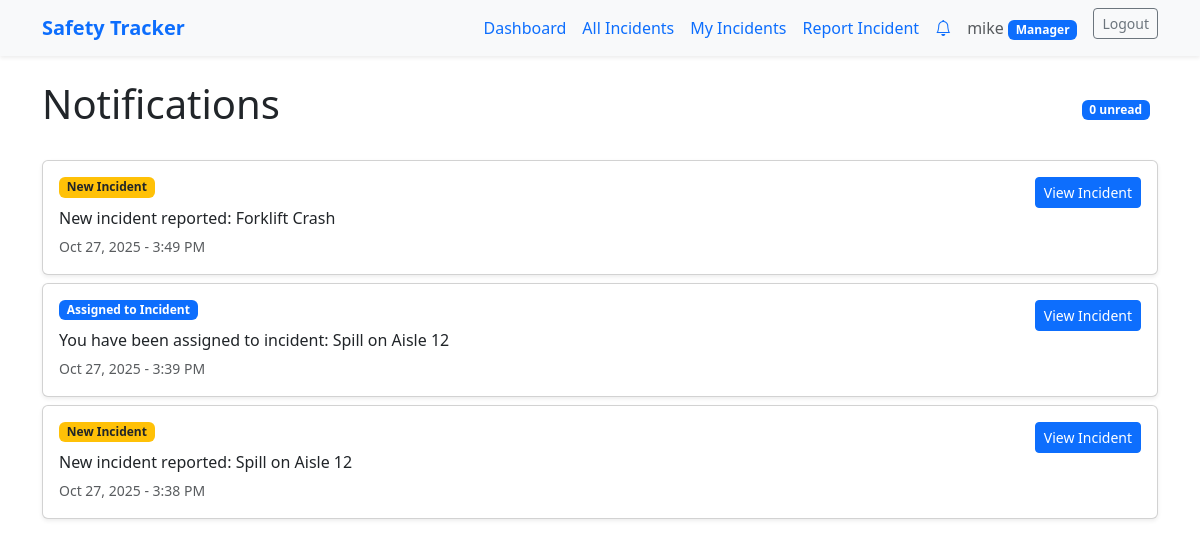
The app's page /incident_reporter/notifications/ (signed in), older data.
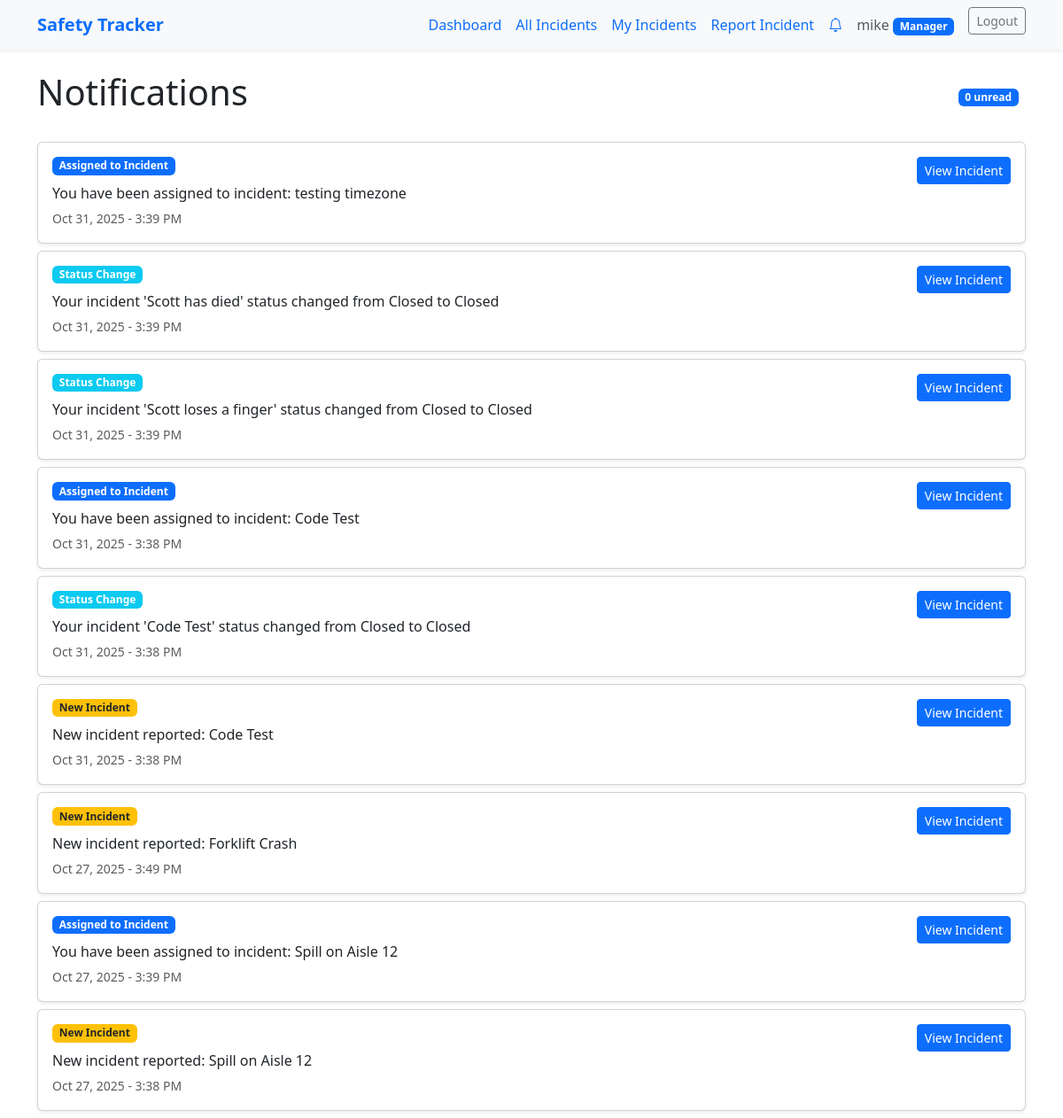
The same page, newer data.
### incident_reporter/models.py (models this page shows, shortened)
class Notification(models.Model):
    NOTIFICATION_TYPES = [
        ('new_incident', 'New Incident'),
        ('status_change', 'Status Change'),
        ('assigned', 'Assigned to Incident'),
    ]
    user = models.ForeignKey(User, on_delete=models.CASCADE, related_name='notifications')
    incident = models.ForeignKey(Incident, on_delete=models.CASCADE, related_name='notifications')
    message = models.CharField(max_length=255)
    notification_type = models.CharField(max_length=20, choices=NOTIFICATION_TYPES)
    is_read = models.BooleanField(default=False)
    created_at = models.DateTimeField(auto_now_add=True)
    class Meta:
        ordering = ['-created_at']

### incident_reporter/views.py (the view)
# urls.py: path('notifications/', views.notifications_list, name='notifications'),
@login_required(login_url='/users/login/')
def notifications_list(request):
    notifications = Notification.objects.filter(user=request.user)
    unread_count = notifications.filter(is_read=False).count()
    context = {
        'notifications': notifications,
        'unread_count': unread_count,
    }
    return render(request, 'incident_reporter/notifications.html', context)

### incident_reporter/context_processors.py (called while the page is built)
def unread_notifications(request):
    if request.user.is_authenticated:
        unread_count = Notification.objects.filter(user=request.user, is_read=False).count()
        return {'unread_notifications_count': unread_count}
    return {'unread_notifications_count': 0}

### users/models.py (called while the page is built)
    def is_manager(self):
        return self.role == 'manager'

### incident_reporter/templates/incident_reporter/notifications.html (shortened to what this page needs)
{% extends 'layout.html' %}
{% block content %}
<section>
    <div class="d-flex justify-content-between align-items-center mb-4">
        <h1>Notifications</h1>
        <div>
            <span class="badge bg-primary me-2">{{ unread_count }} unread</span>
        </div>
    </div>
    {% for notification in notifications %}
        <div class="card mb-2 shadow-sm {% if not notification.is_read %}border-primary{% endif %}">
            <div class="card-body">
                <div class="d-flex justify-content-between align-items-start">
                    <div class="flex-grow-1">
                        <div class="d-flex align-items-center mb-2">
                            <span class="badge
                                {% if notification.notification_type == 'new_incident' %}bg-warning text-dark
                                {% elif notification.notification_type == 'status_change' %}bg-info
                                {% elif notification.notification_type == 'assigned' %}bg-primary
                                {% endif %} me-2">
                                {{ notification.get_notification_type_display }}
                            </span>
                        </div>
                        <p class="mb-1">{{ notification.message }}</p>
                        <small class="text-muted">{{ notification.created_at|date:"M d, Y - g:i A" }}</small>
                    </div>
                    <a href="{% url 'incident:mark-notification-read' notification_id=notification.id %}"
                       class="btn btn-sm btn-primary">View Incident</a>
                </div>
            </div>
        </div>
    {% empty %}
        <div class="alert alert-info">
            No notifications yet.
        </div>
    {% endfor %}
</section>
{% endblock %}

Row changes from the older to the newer data that the page shows:
added Notification: notification_type "Assigned to Incident", message "You have been assigned to incident: testing timezone", created_at "Oct 31, 2025 - 3:39 PM"
added Notification: notification_type "Status Change", message "Your incident 'Scott has died' status changed from Closed to Closed", created_at "Oct 31, 2025 - 3:39 PM"
added Notification: notification_type "Status Change", message "Your incident 'Scott loses a finger' status changed from Closed to Closed", created_at "Oct 31, 2025 - 3:39 PM"
added Notification: notification_type "Assigned to Incident", message "You have been assigned to incident: Code Test", created_at "Oct 31, 2025 - 3:38 PM"
added Notification: notification_type "Status Change", message "Your incident 'Code Test' status changed from Closed to Closed", created_at "Oct 31, 2025 - 3:38 PM"
added Notification: notification_type "New Incident", message "New incident reported: Code Test", created_at "Oct 31, 2025 - 3:38 PM"
